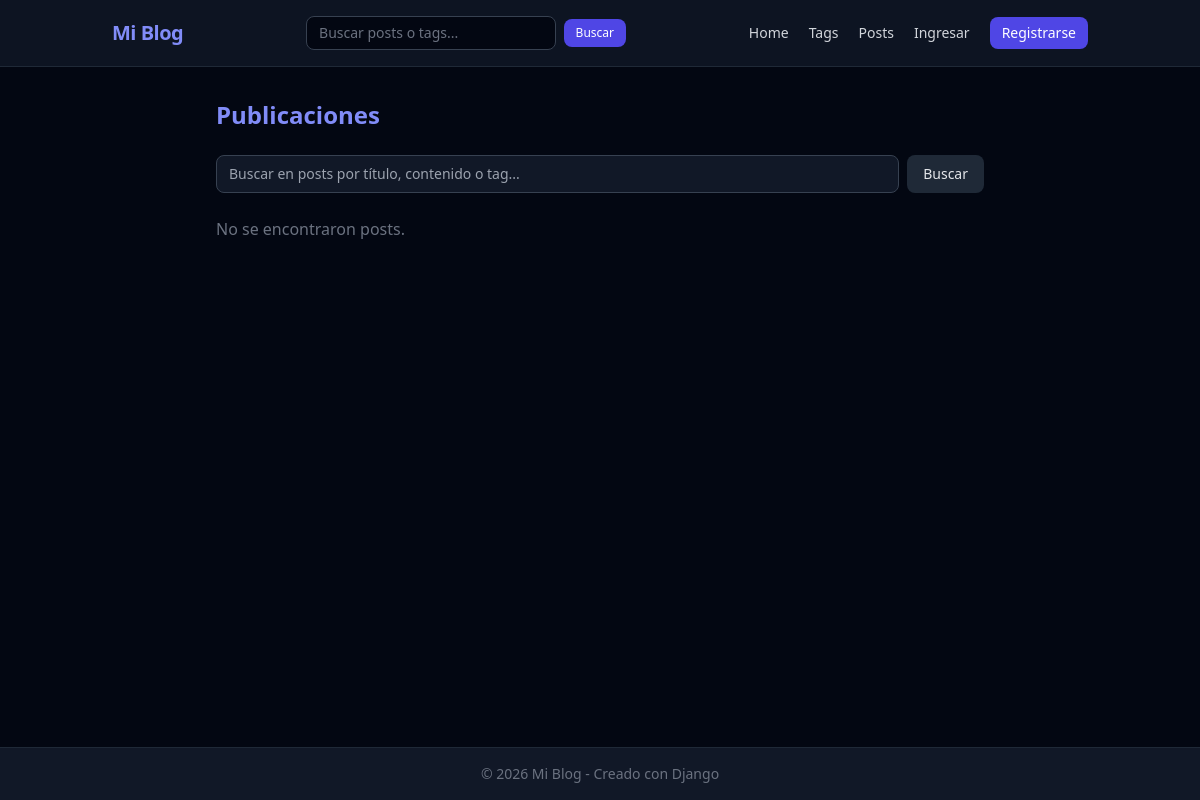
The page /posts/ on the database as committed earlier.
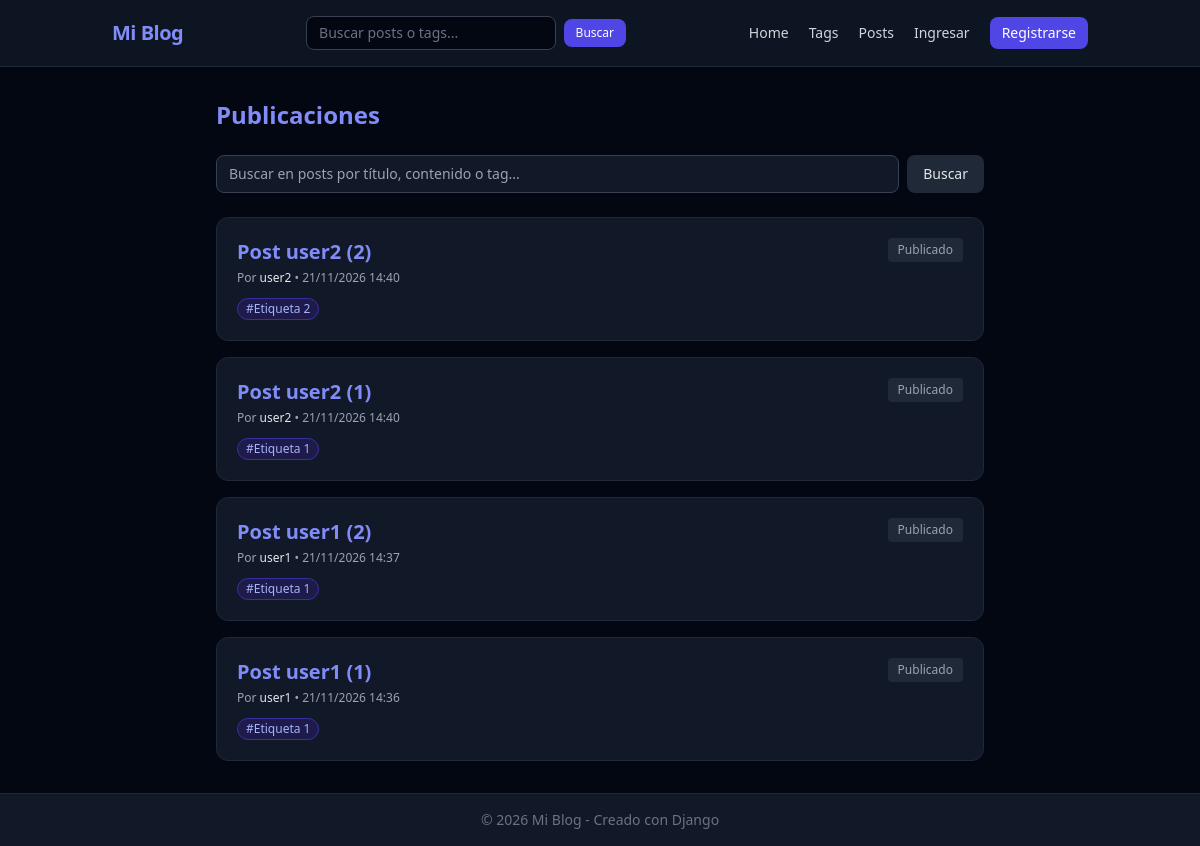
The same page on the database as committed later.
### blogs_django/models.py (models this page shows, shortened)
class Post(models.Model):
	POST_TYPES = [
		("borrador", "Borrador"),
		("publicado", "Publicado"),
		("archivado", "Archivado"),
	]
	"""Representa un posteo o entrada dentro de la plataforma."""
	title = models.CharField(max_length=200)
	author = models.ForeignKey(User, on_delete=models.CASCADE, related_name='posts')
	content = models.TextField()
	image = models.FileField(upload_to='posts/', blank=True, null=True)
	likes = models.PositiveIntegerField(default=0)
	tags = models.ManyToManyField(Tag, related_name='posts', blank=True)
	created_at = models.DateTimeField(auto_now_add=True)
	modified_at = models.DateTimeField(auto_now=True)
	type = models.CharField(
		max_length=20,
		choices=POST_TYPES,
		default='borrador',
	)

class Tag(models.Model):
	name = models.CharField(max_length=50, unique=True)

### blogs_django/views.py (the view)
# urls.py: path('posts/', views.posts, name='posts'),
def posts(request):
    query = request.GET.get('q', '').strip()
    posts = Post.objects.filter(type='publicado').order_by('-created_at')
    if query:
        posts = posts.filter(
            Q(title__icontains=query) |
            Q(content__icontains=query) |
            Q(tags__name__icontains=query)
        ).distinct()
    return render(request, 'blogs_django/posts.html', {'posts': posts, 'query': query})

### blogs_django/templates/blogs_django/posts.html (shortened to what this page needs)
{% extends "blogs_django/base.html" %}
{% block content %}
<div class="max-w-3xl mx-auto">
    <div class="flex justify-between items-center mb-6">
        <h1 class="text-2xl font-bold text-indigo-400">Publicaciones</h1>
    </div>
    <form method="GET" class="mb-6 flex gap-2">
        <input type="text" name="q" value="{{ query }}" placeholder="Buscar en posts por título, contenido o tag..."
               class="flex-1 px-3 py-2 bg-gray-900 border border-gray-700 rounded-lg text-sm text-gray-100 focus:outline-none focus:border-indigo-500">
        <button type="submit" class="px-4 py-2 bg-gray-800 hover:bg-gray-700 text-gray-200 text-sm rounded-lg">Buscar</button>
    </form>
    <div class="space-y-4">
        {% for post in posts %}
            <article class="p-5 bg-gray-900 border border-gray-800 rounded-xl hover:border-gray-700 transition-colors">
                <div class="flex justify-between items-start gap-4">
                    <div>
                        <a href="{% url 'blogs_django:post' post.id %}" class="text-xl font-bold text-indigo-400 hover:text-indigo-300">
                            {{ post.title }}
                        </a>
                        <p class="text-xs text-gray-400 mt-1">
                            Por <span class="text-gray-200">{{ post.author }}</span> • {{ post.created_at|date:"d/m/Y H:i" }}
                        </p>
                    </div>
                    <span class="text-xs px-2.5 py-1 rounded bg-gray-800 text-gray-400">{{ post.get_type_display }}</span>
                </div>
                {% if post.tags.all %}
                    <div class="flex flex-wrap gap-1.5 mt-3">
                        {% for tag in post.tags.all %}
                            <a href="{% url 'blogs_django:tag' tag.id %}" class="text-xs px-2 py-0.5 rounded-full bg-indigo-950 text-indigo-300 border border-indigo-800">
                                #{{ tag.name }}
                            </a>
                        {% endfor %}
                    </div>
                {% endif %}
            </article>
        {% empty %}
            <p class="text-gray-500">No se encontraron posts.</p>
        {% endfor %}
    </div>
</div>
{% endblock content %}

Rows that differ between the two databases and show on the page:
now on this page (row edited): Post: title "Post user2 (2)", author "user2", created_at "21/11/2026 14:40", type "Publicado"
now on this page (row edited): Tag: name "Etiqueta 2", shown under "Post user2 (2)"
now on this page (row edited): Post: title "Post user2 (1)", author "user2", created_at "21/11/2026 14:40", type "Publicado"
now on this page (row edited): Tag: name "Etiqueta 1"
now on this page (row edited): Post: title "Post user1 (2)", author "user1", created_at "21/11/2026 14:37", type "Publicado"
now on this page (row edited): Post: title "Post user1 (1)", author "user1", created_at "21/11/2026 14:36", type "Publicado"
Other text that changed with them:
text no longer shown: "No se encontraron posts."
